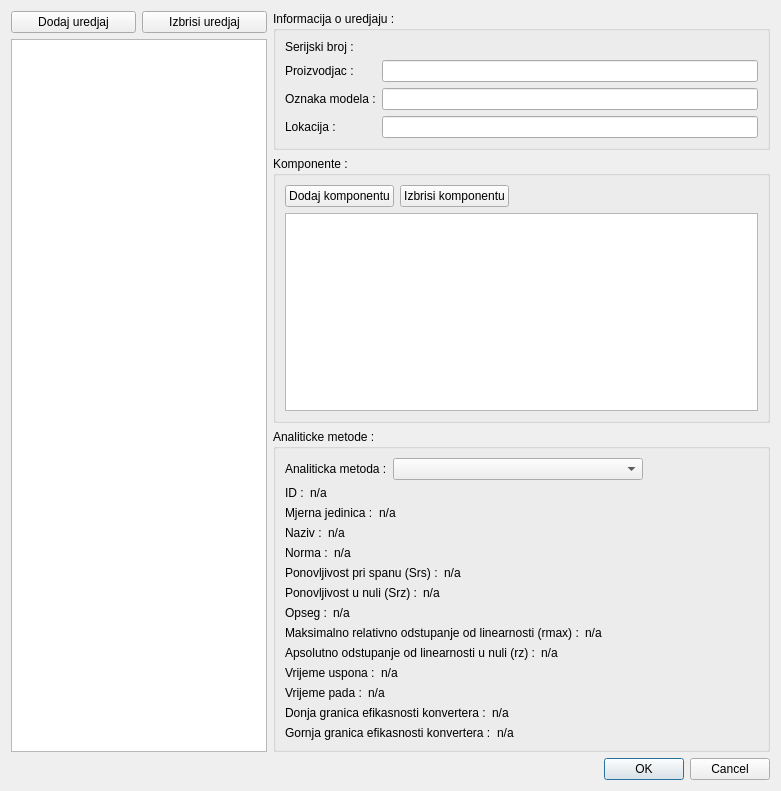
<?xml version="1.0" encoding="UTF-8"?>
<ui version="4.0">
 <class>Dialog</class>
 <widget class="QDialog" name="Dialog">
  <property name="geometry">
   <rect>
    <x>0</x>
    <y>0</y>
    <width>781</width>
    <height>791</height>
   </rect>
  </property>
  <property name="windowTitle">
   <string>Dialog</string>
  </property>
  <layout class="QVBoxLayout" name="verticalLayout_2">
   <item>
    <layout class="QHBoxLayout" name="horizontalLayout">
     <property name="margin">
      <number>0</number>
     </property>
     <item>
      <layout class="QVBoxLayout" name="verticalLayout">
       <property name="margin">
        <number>0</number>
       </property>
       <item>
        <layout class="QHBoxLayout" name="horizontalLayout_2">
         <item>
          <widget class="QPushButton" name="pushButtonDodajUredjaj">
           <property name="text">
            <string>Dodaj uredjaj</string>
           </property>
          </widget>
         </item>
         <item>
          <widget class="QPushButton" name="pushButtonIzbrisiUredjaj">
           <property name="text">
            <string>Izbrisi uredjaj</string>
           </property>
          </widget>
         </item>
        </layout>
       </item>
       <item>
        <widget class="QListView" name="listViewUredjaj">
         <property name="sizePolicy">
          <sizepolicy hsizetype="Preferred" vsizetype="Expanding">
           <horstretch>0</horstretch>
           <verstretch>0</verstretch>
          </sizepolicy>
         </property>
         <property name="minimumSize">
          <size>
           <width>200</width>
           <height>300</height>
          </size>
         </property>
         <property name="maximumSize">
          <size>
           <width>16777215</width>
           <height>16777215</height>
          </size>
         </property>
        </widget>
       </item>
      </layout>
     </item>
     <item>
      <layout class="QVBoxLayout" name="verticalLayout_3">
       <property name="margin">
        <number>0</number>
       </property>
       <item>
        <widget class="QGroupBox" name="groupBox">
         <property name="title">
          <string>Informacija o uredjaju :</string>
         </property>
         <layout class="QGridLayout" name="gridLayout">
          <item row="0" column="0">
           <widget class="QLabel" name="label">
            <property name="text">
             <string>Serijski broj :</string>
            </property>
           </widget>
          </item>
          <item row="2" column="0">
           <widget class="QLabel" name="label_3">
            <property name="text">
             <string>Oznaka modela :</string>
            </property>
           </widget>
          </item>
          <item row="3" column="0">
           <widget class="QLabel" name="label_4">
            <property name="text">
             <string>Lokacija :</string>
            </property>
           </widget>
          </item>
          <item row="1" column="0">
           <widget class="QLabel" name="label_2">
            <property name="text">
             <string>Proizvodjac :</string>
            </property>
           </widget>
          </item>
          <item row="1" column="1">
           <widget class="QLineEdit" name="lineEditProizvodjac"/>
          </item>
          <item row="2" column="1">
           <widget class="QLineEdit" name="lineEditOznakaModela"/>
          </item>
          <item row="3" column="1">
           <widget class="QLineEdit" name="lineEditLokacija"/>
          </item>
          <item row="0" column="1">
           <widget class="QLabel" name="labelSerijskiBroj">
            <property name="text">
             <string/>
            </property>
           </widget>
          </item>
         </layout>
        </widget>
       </item>
       <item>
        <widget class="QGroupBox" name="groupBox_2">
         <property name="title">
          <string>Komponente :</string>
         </property>
         <layout class="QVBoxLayout" name="verticalLayout_4">
          <item>
           <layout class="QHBoxLayout" name="horizontalLayout_3">
            <item>
             <widget class="QPushButton" name="pushButtonDodajKomponentu">
              <property name="text">
               <string>Dodaj komponentu</string>
              </property>
             </widget>
            </item>
            <item>
             <widget class="QPushButton" name="pushButtonIzbrisiKomponentu">
              <property name="text">
               <string>Izbrisi komponentu</string>
              </property>
             </widget>
            </item>
            <item>
             <spacer name="horizontalSpacer">
              <property name="orientation">
               <enum>Qt::Horizontal</enum>
              </property>
              <property name="sizeHint" stdset="0">
               <size>
                <width>40</width>
                <height>20</height>
               </size>
              </property>
             </spacer>
            </item>
           </layout>
          </item>
          <item>
           <widget class="QTableView" name="tableViewKomponente"/>
          </item>
         </layout>
        </widget>
       </item>
       <item>
        <widget class="QGroupBox" name="groupBox_3">
         <property name="title">
          <string>Analiticke metode :</string>
         </property>
         <layout class="QVBoxLayout" name="verticalLayout_5">
          <item>
           <layout class="QHBoxLayout" name="horizontalLayout_4">
            <property name="margin">
             <number>0</number>
            </property>
            <item>
             <widget class="QLabel" name="label_5">
              <property name="text">
               <string>Analiticka metoda :</string>
              </property>
             </widget>
            </item>
            <item>
             <widget class="QComboBox" name="comboBoxMetoda">
              <property name="minimumSize">
               <size>
                <width>250</width>
                <height>0</height>
               </size>
              </property>
             </widget>
            </item>
            <item>
             <spacer name="horizontalSpacer_2">
              <property name="orientation">
               <enum>Qt::Horizontal</enum>
              </property>
              <property name="sizeHint" stdset="0">
               <size>
                <width>40</width>
                <height>20</height>
               </size>
              </property>
             </spacer>
            </item>
           </layout>
          </item>
          <item>
           <layout class="QHBoxLayout" name="horizontalLayout_5">
            <property name="topMargin">
             <number>0</number>
            </property>
            <property name="bottomMargin">
             <number>0</number>
            </property>
            <item>
             <widget class="QLabel" name="label_6">
              <property name="text">
               <string>ID :</string>
              </property>
             </widget>
            </item>
            <item>
             <widget class="QLabel" name="labelID">
              <property name="sizePolicy">
               <sizepolicy hsizetype="MinimumExpanding" vsizetype="Preferred">
                <horstretch>0</horstretch>
                <verstretch>0</verstretch>
               </sizepolicy>
              </property>
              <property name="text">
               <string>n/a</string>
              </property>
             </widget>
            </item>
           </layout>
          </item>
          <item>
           <layout class="QHBoxLayout" name="horizontalLayout_6">
            <property name="topMargin">
             <number>0</number>
            </property>
            <item>
             <widget class="QLabel" name="label_7">
              <property name="text">
               <string>Mjerna jedinica :</string>
              </property>
             </widget>
            </item>
            <item>
             <widget class="QLabel" name="labelMjernaJedinica">
              <property name="sizePolicy">
               <sizepolicy hsizetype="MinimumExpanding" vsizetype="Preferred">
                <horstretch>0</horstretch>
                <verstretch>0</verstretch>
               </sizepolicy>
              </property>
              <property name="text">
               <string>n/a</string>
              </property>
             </widget>
            </item>
           </layout>
          </item>
          <item>
           <layout class="QHBoxLayout" name="horizontalLayout_8">
            <property name="topMargin">
             <number>0</number>
            </property>
            <item>
             <widget class="QLabel" name="label_8">
              <property name="text">
               <string>Naziv :</string>
              </property>
             </widget>
            </item>
            <item>
             <widget class="QLabel" name="labelNaziv">
              <property name="sizePolicy">
               <sizepolicy hsizetype="MinimumExpanding" vsizetype="Preferred">
                <horstretch>0</horstretch>
                <verstretch>0</verstretch>
               </sizepolicy>
              </property>
              <property name="text">
               <string>n/a</string>
              </property>
             </widget>
            </item>
           </layout>
          </item>
          <item>
           <layout class="QHBoxLayout" name="horizontalLayout_9">
            <property name="topMargin">
             <number>0</number>
            </property>
            <item>
             <widget class="QLabel" name="label_9">
              <property name="text">
               <string>Norma :</string>
              </property>
             </widget>
            </item>
            <item>
             <widget class="QLabel" name="labelNorma">
              <property name="sizePolicy">
               <sizepolicy hsizetype="MinimumExpanding" vsizetype="Preferred">
                <horstretch>0</horstretch>
                <verstretch>0</verstretch>
               </sizepolicy>
              </property>
              <property name="text">
               <string>n/a</string>
              </property>
             </widget>
            </item>
           </layout>
          </item>
          <item>
           <layout class="QHBoxLayout" name="horizontalLayout_10">
            <property name="topMargin">
             <number>0</number>
            </property>
            <item>
             <widget class="QLabel" name="label_10">
              <property name="text">
               <string>Ponovljivost pri spanu (Srs) :</string>
              </property>
             </widget>
            </item>
            <item>
             <widget class="QLabel" name="labelSrs">
              <property name="sizePolicy">
               <sizepolicy hsizetype="MinimumExpanding" vsizetype="Preferred">
                <horstretch>0</horstretch>
                <verstretch>0</verstretch>
               </sizepolicy>
              </property>
              <property name="text">
               <string>n/a</string>
              </property>
             </widget>
            </item>
           </layout>
          </item>
          <item>
           <layout class="QHBoxLayout" name="horizontalLayout_11">
            <property name="topMargin">
             <number>0</number>
            </property>
            <item>
             <widget class="QLabel" name="label_11">
              <property name="text">
               <string>Ponovljivost u nuli (Srz) :</string>
              </property>
             </widget>
            </item>
            <item>
             <widget class="QLabel" name="labelSrz">
              <property name="sizePolicy">
               <sizepolicy hsizetype="MinimumExpanding" vsizetype="Preferred">
                <horstretch>0</horstretch>
                <verstretch>0</verstretch>
               </sizepolicy>
              </property>
              <property name="text">
               <string>n/a</string>
              </property>
             </widget>
            </item>
           </layout>
          </item>
          <item>
           <layout class="QHBoxLayout" name="horizontalLayout_12">
            <property name="topMargin">
             <number>0</number>
            </property>
            <item>
             <widget class="QLabel" name="label_12">
              <property name="text">
               <string>Opseg :</string>
              </property>
             </widget>
            </item>
            <item>
             <widget class="QLabel" name="labelO">
              <property name="sizePolicy">
               <sizepolicy hsizetype="MinimumExpanding" vsizetype="Preferred">
                <horstretch>0</horstretch>
                <verstretch>0</verstretch>
               </sizepolicy>
              </property>
              <property name="text">
               <string>n/a</string>
              </property>
             </widget>
            </item>
           </layout>
          </item>
          <item>
           <layout class="QHBoxLayout" name="horizontalLayout_13">
            <property name="topMargin">
             <number>0</number>
            </property>
            <item>
             <widget class="QLabel" name="label_13">
              <property name="text">
               <string>Maksimalno relativno odstupanje od linearnosti (rmax) :</string>
              </property>
             </widget>
            </item>
            <item>
             <widget class="QLabel" name="labelRmax">
              <property name="sizePolicy">
               <sizepolicy hsizetype="MinimumExpanding" vsizetype="Preferred">
                <horstretch>0</horstretch>
                <verstretch>0</verstretch>
               </sizepolicy>
              </property>
              <property name="text">
               <string>n/a</string>
              </property>
             </widget>
            </item>
           </layout>
          </item>
          <item>
           <layout class="QHBoxLayout" name="horizontalLayout_14">
            <property name="topMargin">
             <number>0</number>
            </property>
            <item>
             <widget class="QLabel" name="label_14">
              <property name="text">
               <string>Apsolutno odstupanje od linearnosti u nuli (rz) :</string>
              </property>
             </widget>
            </item>
            <item>
             <widget class="QLabel" name="labelRz">
              <property name="sizePolicy">
               <sizepolicy hsizetype="MinimumExpanding" vsizetype="Preferred">
                <horstretch>0</horstretch>
                <verstretch>0</verstretch>
               </sizepolicy>
              </property>
              <property name="text">
               <string>n/a</string>
              </property>
             </widget>
            </item>
           </layout>
          </item>
          <item>
           <layout class="QHBoxLayout" name="horizontalLayout_15">
            <property name="topMargin">
             <number>0</number>
            </property>
            <item>
             <widget class="QLabel" name="label_15">
              <property name="text">
               <string>Vrijeme uspona :</string>
              </property>
             </widget>
            </item>
            <item>
             <widget class="QLabel" name="labelTr">
              <property name="sizePolicy">
               <sizepolicy hsizetype="MinimumExpanding" vsizetype="Preferred">
                <horstretch>0</horstretch>
                <verstretch>0</verstretch>
               </sizepolicy>
              </property>
              <property name="text">
               <string>n/a</string>
              </property>
             </widget>
            </item>
           </layout>
          </item>
          <item>
           <layout class="QHBoxLayout" name="horizontalLayout_16">
            <property name="topMargin">
             <number>0</number>
            </property>
            <item>
             <widget class="QLabel" name="label_16">
              <property name="text">
               <string>Vrijeme pada :</string>
              </property>
             </widget>
            </item>
            <item>
             <widget class="QLabel" name="labelTf">
              <property name="sizePolicy">
               <sizepolicy hsizetype="MinimumExpanding" vsizetype="Preferred">
                <horstretch>0</horstretch>
                <verstretch>0</verstretch>
               </sizepolicy>
              </property>
              <property name="text">
               <string>n/a</string>
              </property>
             </widget>
            </item>
           </layout>
          </item>
          <item>
           <layout class="QHBoxLayout" name="horizontalLayout_17">
            <property name="topMargin">
             <number>0</number>
            </property>
            <item>
             <widget class="QLabel" name="label_17">
              <property name="text">
               <string>Donja granica efikasnosti konvertera :</string>
              </property>
             </widget>
            </item>
            <item>
             <widget class="QLabel" name="labelEcmin">
              <property name="sizePolicy">
               <sizepolicy hsizetype="MinimumExpanding" vsizetype="Preferred">
                <horstretch>0</horstretch>
                <verstretch>0</verstretch>
               </sizepolicy>
              </property>
              <property name="text">
               <string>n/a</string>
              </property>
             </widget>
            </item>
           </layout>
          </item>
          <item>
           <layout class="QHBoxLayout" name="horizontalLayout_18">
            <property name="topMargin">
             <number>0</number>
            </property>
            <item>
             <widget class="QLabel" name="label_18">
              <property name="text">
               <string>Gornja granica efikasnosti konvertera :</string>
              </property>
             </widget>
            </item>
            <item>
             <widget class="QLabel" name="labelEcmax">
              <property name="sizePolicy">
               <sizepolicy hsizetype="MinimumExpanding" vsizetype="Preferred">
                <horstretch>0</horstretch>
                <verstretch>0</verstretch>
               </sizepolicy>
              </property>
              <property name="text">
               <string>n/a</string>
              </property>
             </widget>
            </item>
           </layout>
          </item>
         </layout>
        </widget>
       </item>
      </layout>
     </item>
    </layout>
   </item>
   <item>
    <widget class="QDialogButtonBox" name="buttonBox">
     <property name="orientation">
      <enum>Qt::Horizontal</enum>
     </property>
     <property name="standardButtons">
      <set>QDialogButtonBox::Cancel|QDialogButtonBox::Ok</set>
     </property>
    </widget>
   </item>
  </layout>
 </widget>
 <resources/>
 <connections>
  <connection>
   <sender>buttonBox</sender>
   <signal>accepted()</signal>
   <receiver>Dialog</receiver>
   <slot>accept()</slot>
   <hints>
    <hint type="sourcelabel">
     <x>248</x>
     <y>254</y>
    </hint>
    <hint type="destinationlabel">
     <x>157</x>
     <y>274</y>
    </hint>
   </hints>
  </connection>
  <connection>
   <sender>buttonBox</sender>
   <signal>rejected()</signal>
   <receiver>Dialog</receiver>
   <slot>reject()</slot>
   <hints>
    <hint type="sourcelabel">
     <x>316</x>
     <y>260</y>
    </hint>
    <hint type="destinationlabel">
     <x>286</x>
     <y>274</y>
    </hint>
   </hints>
  </connection>
 </connections>
</ui>
